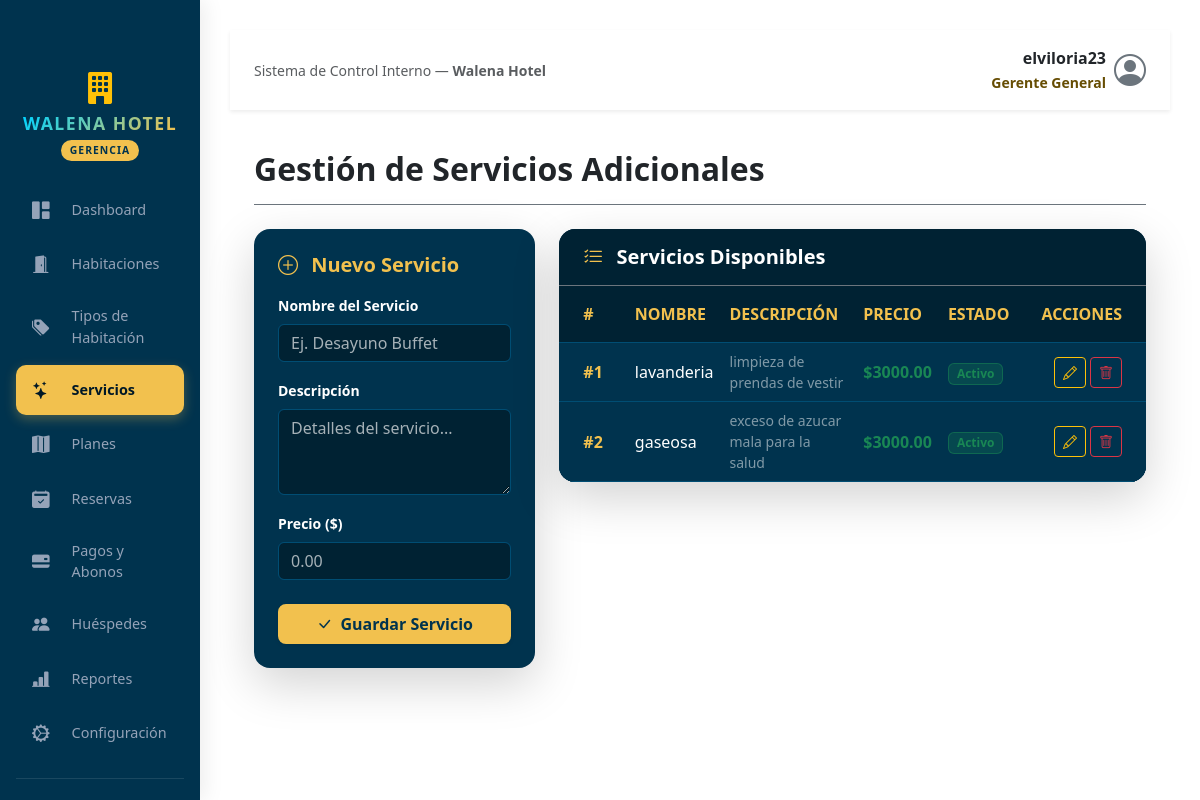
Screenshot of /gerente/servicios/ (signed in) with the database file from the repository.
### hotel_walena/models.py (models this page shows, shortened)
class Servicio(models.Model):
    nombre = models.CharField(max_length=100)
    descripcion = models.TextField(blank=True, null=True)
    precio = models.DecimalField(max_digits=10, decimal_places=2)
    disponible = models.BooleanField(default=True)
    class Meta:
        db_table = 'hotel_walena_servicio'

### hotel_walena/views.py (the view, shortened to what this page needs)
# urls.py: path('gerente/servicios/', gerente_servicios, name='gerente_servicios'),
@login_required(login_url='/login/')
@user_passes_test(es_gerente, login_url='/habitaciones/')
def gerente_servicios(request):
    edit_servicio = None
    edit_id = request.GET.get('editar')
    if edit_id:
        try:
            edit_servicio = Servicio.objects.get(id=edit_id, disponible=True)
        except Servicio.DoesNotExist:
            pass
    servicios_list = Servicio.objects.filter(disponible=True).order_by('id')
    context = {
        'servicios': servicios_list,
        'edit_servicio': edit_servicio,
    }
    return render(request, 'gerente/servicios.html', context)

### hotel_walena/templates/gerente/servicios.html (shortened to what this page needs)
{% extends 'base_gerente.html' %}
{% block content %}
<div class="d-flex justify-content-between flex-wrap flex-md-nowrap align-items-center pt-3 pb-2 mb-4 border-bottom border-secondary">
    <h1 class="h2 fw-bold text-walena-dark">Gestión de Servicios Adicionales</h1>
</div>
<div class="row g-4">
    <div class="col-lg-4">
        <div class="card border-0 shadow-lg rounded-4 p-4 bg-walena-dark border-walena text-white">
            <h5 class="fw-bold text-walena-gold mb-3">
                <i class="bi {% if edit_servicio %}bi-pencil-square{% else %}bi-plus-circle{% endif %} me-2"></i>
                {% if edit_servicio %}Editar Servicio{% else %}Nuevo Servicio{% endif %}
            </h5>
            <form method="POST" autocomplete="off">
                <div class="mb-3">
                    <label for="nombre" class="form-label fw-semibold text-white small">Nombre del Servicio</label>
                    <input type="text" class="form-control form-control-walena" id="nombre" name="nombre" value="{% if edit_servicio %}{{ edit_servicio.nombre }}{% endif %}" required placeholder="Ej. Desayuno Buffet">
                </div>
                <div class="mb-3">
                    <label for="descripcion" class="form-label fw-semibold text-white small">Descripción</label>
                    <textarea class="form-control form-control-walena" id="descripcion" name="descripcion" rows="3" placeholder="Detalles del servicio...">{% if edit_servicio %}{{ edit_servicio.descripcion }}{% endif %}</textarea>
                </div>
                <div class="mb-4">
                    <label for="precio" class="form-label fw-semibold text-white small">Precio ($)</label>
                    <input type="number" step="0.01" class="form-control form-control-walena" id="precio" name="precio" value="{% if edit_servicio %}{{ edit_servicio.precio }}{% endif %}" required placeholder="0.00">
                </div>
                <div class="d-flex gap-2">
                    <button type="submit" class="btn btn-walena-gold w-100 py-2 shadow-sm rounded-3">
                        <i class="bi bi-check-lg me-1"></i> {% if edit_servicio %}Actualizar Servicio{% else %}Guardar Servicio{% endif %}
                    </button>
                </div>
            </form>
        </div>
    </div>
    <div class="col-lg-8">
        <div class="card border-0 shadow-lg rounded-4 overflow-hidden bg-walena-dark border-walena">
            <div class="card-header border-bottom border-secondary py-3 px-4 bg-walena-darker">
                <h5 class="m-0 fw-bold text-white"><i class="bi bi-list-check me-2 text-walena-gold"></i> Servicios Disponibles</h5>
            </div>
            <div class="card-body p-0">
                <div class="table-responsive">
                    <table class="table align-middle mb-0 text-white border-walena bg-walena-dark">
                        <thead class="bg-walena-darker fs-7 text-uppercase">
                            <tr class="align-middle">
                                <th class="py-3 px-4 bg-transparent text-walena-gold text-nowrap" style="width: 60px;">#</th>
                                <th class="bg-transparent text-walena-gold text-nowrap">Nombre</th>
                                <th class="bg-transparent text-walena-gold text-nowrap">Descripción</th>
                                <th class="bg-transparent text-walena-gold text-nowrap">Precio</th>
                                <th class="bg-transparent text-walena-gold text-nowrap">Estado</th>
                                <th class="text-end px-4 bg-transparent text-walena-gold text-nowrap">Acciones</th>
                            </tr>
                        </thead>
                        <tbody class="border-top-0 bg-walena-dark">
                            {% for servicio in servicios %}
                            <tr class="bg-walena-dark border-bottom border-walena">
                                <td class="py-3 px-4 bg-transparent">
                                    <span class="fw-bold text-walena-gold">#{{ forloop.counter }}</span>
                                </td>
                                <td class="text-white fw-medium bg-transparent">{{ servicio.nombre }}</td>
                                <td class="text-white-50 bg-transparent small">{{ servicio.descripcion|default:"Sin descripción" }}</td>
                                <td class="text-success fw-bold bg-transparent">${{ servicio.precio|floatformat:2 }}</td>
                                <td class="bg-transparent">
                                    <span class="badge bg-success bg-opacity-25 text-success border border-success border-opacity-50 px-2 py-1">Activo</span>
                                </td>
                                <td class="text-end px-4 bg-transparent">
                                    <div class="d-inline-flex gap-1">
                                        <a href="{% url 'gerente_servicios' %}?editar={{ servicio.id }}" class="btn btn-sm btn-outline-warning px-2 py-1" title="Editar Servicio">
                                            <i class="bi bi-pencil"></i>
                                        </a>
                                        <form action="{% url 'gerente_eliminar_servicio' servicio.id %}" method="POST" class="d-inline">
                                            <button type="submit" class="btn btn-sm btn-outline-danger px-2 py-1" title="Eliminar Servicio" onclick="return confirm('¿Estás seguro de eliminar este servicio?');">
                                                <i class="bi bi-trash"></i>
                                            </button>
                                        </form>
                                    </div>
                                </td>
                            </tr>
                            {% endfor %}
                        </tbody>
                    </table>
                </div>
            </div>
        </div>
    </div>
</div>
{% endblock %}

### hotel_walena/templates/base_gerente.html (shortened to what this page needs)
{% load static %}
<!DOCTYPE html>
<html lang="es">
<head>
    <link rel="stylesheet" href="{% static 'css/bootstrap.css' %}">
    <link rel="stylesheet" href="{% static 'css/bootstrap-icons.min.css' %}">
    <link rel="stylesheet" href="{% static 'css/style.css' %}">
</head>
<body class="gerente-body">
    <div class="container-fluid p-0">
        <div class="row g-0">
            <nav id="sidebarMenu" class="col-md-3 col-lg-2 sidebar-gerente collapse d-md-block">
                <div class="sidebar-wrapper">
                    <div class="sidebar-brand-container text-center mb-4">
                        <div class="brand-logo-icon mb-2">
                            <i class="bi bi-building-fill text-warning"></i>
                        </div>
                        <h5 class="brand-title mb-1">WALENA HOTEL</h5>
                        <span class="badge badge-gerente-rol">GERENCIA</span>
                    </div>
                    <ul class="nav flex-column sidebar-nav gap-1">
                        <li class="nav-item">
                            <a class="nav-link {% if request.resolver_match.url_name == 'gerente_dashboard' %}active{% endif %}" href="{% url 'gerente_dashboard' %}">
                                <i class="bi bi-grid-1x2-fill"></i>
                                <span>Dashboard</span>
                            </a>
                        </li>
                        <li class="nav-item">
                            <a class="nav-link {% if request.resolver_match.url_name == 'gerente_habitaciones' %}active{% endif %}" href="{% url 'gerente_habitaciones' %}">
                                <i class="bi bi-door-open-fill"></i>
                                <span>Habitaciones</span>
                            </a>
                        </li>
                        <li class="nav-item">
                            <a class="nav-link {% if request.resolver_match.url_name == 'gerente_tipos' %}active{% endif %}" href="{% url 'gerente_tipos' %}">
                                <i class="bi bi-tags-fill"></i>
                                <span>Tipos de Habitación</span>
                            </a>
                        </li>
                        <li class="nav-item">
                            <a class="nav-link {% if request.resolver_match.url_name == 'gerente_servicios' %}active{% endif %}" href="{% url 'gerente_servicios' %}">
                                <i class="bi bi-stars"></i>
                                <span>Servicios</span>
                            </a>
                        </li>
                        <li class="nav-item">
                            <a class="nav-link {% if request.resolver_match.url_name == 'gerente_planes' %}active{% endif %}" href="{% url 'gerente_planes' %}">
                                <i class="bi bi-map-fill"></i>
                                <span>Planes</span>
                            </a>
                        </li>
                        <li class="nav-item">
                            <a class="nav-link {% if request.resolver_match.url_name == 'gerente_reservas' %}active{% endif %}" href="{% url 'gerente_reservas' %}">
                                <i class="bi bi-calendar2-check-fill"></i>
                                <span>Reservas</span>
                            </a>
                        </li>
                        <li class="nav-item">
                            <a class="nav-link {% if request.resolver_match.url_name == 'gerente_pagos' %}active{% endif %}" href="{% url 'gerente_pagos' %}">
                                <i class="bi bi-credit-card-2-back-fill"></i>
                                <span>Pagos y Abonos</span>
                            </a>
                        </li>
                        <li class="nav-item">
                            <a class="nav-link {% if request.resolver_match.url_name == 'gerente_huespedes' %}active{% endif %}" href="{% url 'gerente_huespedes' %}">
                                <i class="bi bi-people-fill"></i>
                                <span>Huéspedes</span>
                            </a>
                        </li>
                        <li class="nav-item">
                            <a class="nav-link {% if request.resolver_match.url_name == 'gerente_reportes' %}active{% endif %}" href="{% url 'gerente_reportes' %}">
                                <i class="bi bi-bar-chart-line-fill"></i>
                                <span>Reportes</span>
                            </a>
                        </li>
                        <li class="nav-item">
                            <a class="nav-link {% if request.resolver_match.url_name == 'gerente_configuracion' %}active{% endif %}" href="{% url 'gerente_configuracion' %}">
                                <i class="bi bi-gear-wide-connected"></i>
                                <span>Configuración</span>
                            </a>
                        </li>
                        <li class="sidebar-divider my-3"></li>
                    </ul>
                </div>
            </nav>
            <main class="col-md-9 ms-sm-auto col-lg-10 main-content-gerente">
                <header class="topbar-gerente d-flex justify-content-between align-items-center mb-4 px-3 px-md-4 py-3 shadow-sm">
                    <div class="d-none d-md-block">
                        <span class="text-muted small">Sistema de Control Interno — <strong>Walena Hotel</strong></span>
                    </div>
                    <div class="dropdown">
                        <button class="btn p-0 border-0 bg-transparent d-flex align-items-center gap-2" type="button" data-bs-toggle="dropdown" aria-expanded="false">
                            <div class="text-end d-none d-sm-block">
                                <div class="fw-bold text-dark">{{ request.user.username }}</div>
                                <small class="text-warning-emphasis fw-semibold">Gerente General</small>
                            </div>
                            <div class="avatar-circle">
                                <i class="bi bi-person-circle fs-2 text-secondary"></i>
                            </div>
                        </button>
                    </div>
                </header>
                <div class="container-fluid px-4">
                    {% block content %}
                    {% endblock %}
                </div>
            </main>
        </div>
    </div>
</body>
</html>

### rows the page displays
Servicio: nombre "lavanderia", descripcion "limpieza de prendas de vestir", precio "3000.00"
Servicio: nombre "gaseosa", descripcion "exceso de azucar mala para la salud", precio "3000.00"

### other values shown
{{ request.user.username }} "elviloria23"
